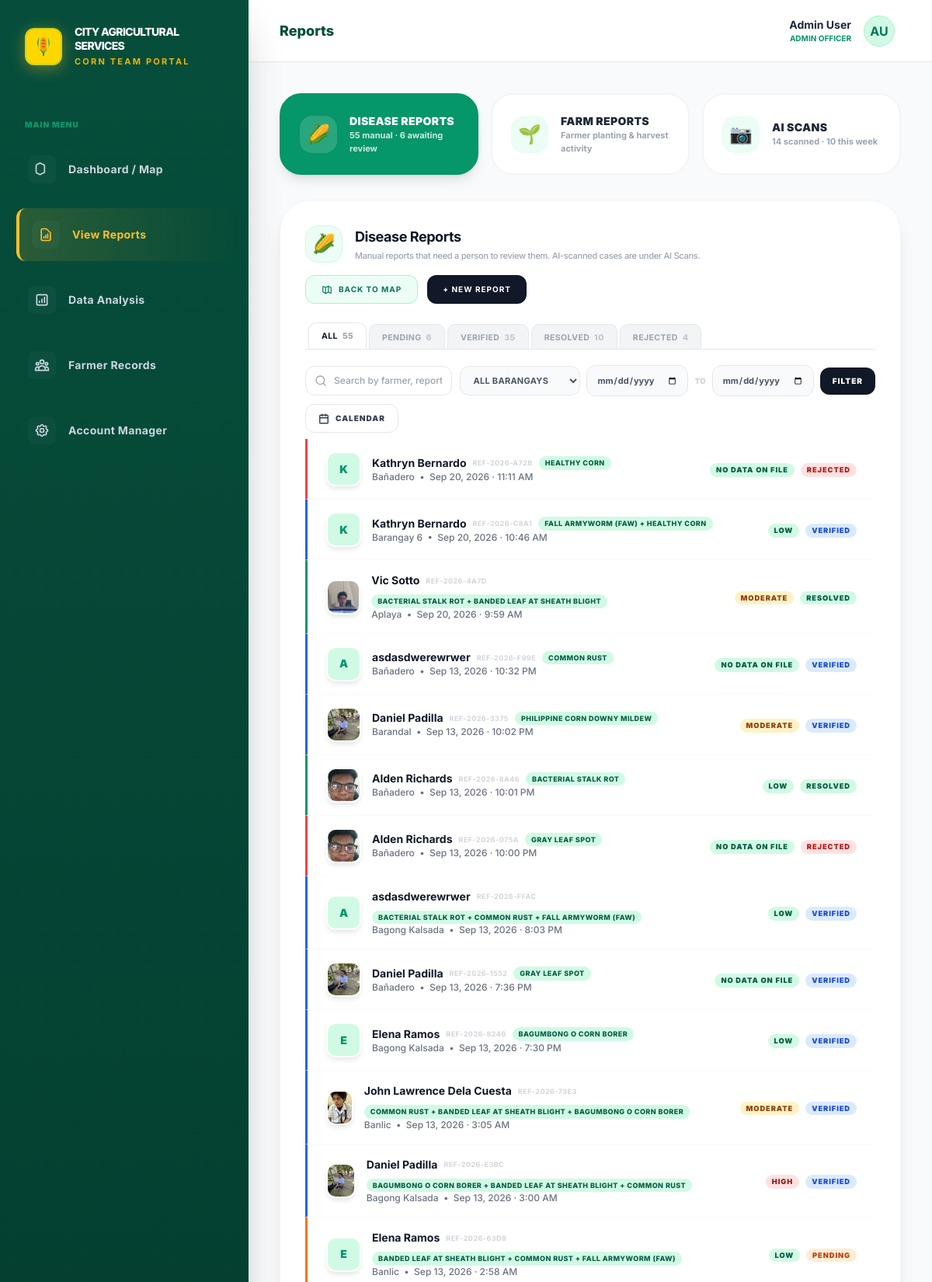
Screenshot of /casddd/reports.php?tab=all (signed in, upper part) with the database file from the repository.
### tables this page shows
CREATE TABLE `disease_cases` (
  `case_id` int NOT NULL,
  `reference_id` varchar(50) NOT NULL,
  `farm_id` int NOT NULL,
  `farmer_id` int NOT NULL,
  `barangay_id` int DEFAULT NULL,
  `disease_id` int DEFAULT NULL,
  `reported_by` int NOT NULL,
  `report_date` datetime NOT NULL,
  `growth_stage` varchar(50) DEFAULT NULL,
  `date_planted` date DEFAULT NULL,
  `planting_date` date DEFAULT NULL,
  `plants_affected` int DEFAULT NULL,
  `total_plants` int DEFAULT NULL,
  `infection_percentage` decimal(5,2) DEFAULT NULL,
  `severity` enum('low','moderate','high','critical') DEFAULT NULL,
  `description` text,
  `photo_evidence` varchar(255) DEFAULT NULL,
  `status` enum('pending','verified','rejected','resolved') DEFAULT 'pending',
  `verified_by` int DEFAULT NULL,
  `verified_date` date DEFAULT NULL,
  `treatment_recommendation` text,
  `follow_up_date` date DEFAULT NULL,
  `created_at` timestamp NOT NULL DEFAULT CURRENT_TIMESTAMP,
  `updated_at` timestamp NOT NULL DEFAULT CURRENT_TIMESTAMP ON UPDATE CURRENT_TIMESTAMP,
  `remarks` text,
  `recommendation_text` text,
  `recommendation_sent` tinyint(1) NOT NULL DEFAULT '0',
  `recommendation_sent_at` timestamp NULL DEFAULT NULL,
  `farmer_reply_text` longtext,
  `farmer_reply_at` timestamp NULL DEFAULT NULL,
  `source` enum('manual_report','scan') NOT NULL DEFAULT 'manual_report',
  `latitude` decimal(10,8) DEFAULT NULL,
  `longitude` decimal(11,8) DEFAULT NULL,
  `gps_accuracy` decimal(8,2) DEFAULT NULL,
  `altitude` decimal(10,2) DEFAULT NULL,
  `verified_at` datetime DEFAULT NULL,
  `rejected_by` int DEFAULT NULL,
  `rejected_at` datetime DEFAULT NULL,
  `resolved_by` int DEFAULT NULL,
  `resolved_at` datetime DEFAULT NULL
);

CREATE TABLE `barangays` (
  `id` varchar(50) NOT NULL,
  `name` varchar(100) NOT NULL,
  `svg_path` text,
  `fill_color` varchar(10) DEFAULT '#06402B',
  `report_issue` text,
  `report_date` datetime DEFAULT NULL,
  `created_at` timestamp NOT NULL DEFAULT CURRENT_TIMESTAMP
);

CREATE TABLE `farmers` (
  `farmer_id` int NOT NULL,
  `farmer_name` varchar(100) NOT NULL,
  `gender` enum('Male','Female') NOT NULL,
  `age` int NOT NULL,
  `contact_number` varchar(15) NOT NULL,
  `email` varchar(100) DEFAULT NULL,
  `password` varchar(255) NOT NULL,
  `barangay_id` int NOT NULL,
  `years_farming` int DEFAULT NULL,
  `profile_photo` longblob,
  `status` varchar(20) DEFAULT 'active',
  `created_at` timestamp NOT NULL DEFAULT CURRENT_TIMESTAMP,
  `updated_at` timestamp NOT NULL DEFAULT CURRENT_TIMESTAMP ON UPDATE CURRENT_TIMESTAMP,
  `profile_farmers` varchar(255) DEFAULT NULL
);

### casddd/reports.php (the view, shortened to what the rows shown need)
<?php
include "includes/layout.php";
$manualOnlySqlDc = "dc.`source` = 'manual_report'";
require_once __DIR__ . "/personnel_log.php";
require_once __DIR__ . "/new_case_report.php";
require_once __DIR__ . "/planting_harvesting.php";
function extractFarmerName($description) {
    if (preg_match('/^\[FARMER:(.+?)\]\n?/s', $description ?? '', $m)) {
        return trim($m[1]);
    }
    return null;
}
function stripFarmerMarker($description) {
    return preg_replace('/^\[FARMER:.+?\]\n?/s', '', $description ?? '');
}
function combineDiseaseFields($diseases) {
    $multi = count($diseases) > 1;
    $names = array_map(fn($d) => $d['disease_name'] ?: 'Unidentified', $diseases);
    $combinedName = implode(' + ', $names);
    $descParts = [];
    foreach ($diseases as $d) {
        $dn = $d['disease_name'] ?: 'Unidentified';
        $dd = trim($d['disease_description'] ?? '');
        $descParts[] = $multi ? "【{$dn}】\n{$dd}" : $dd;
    }
    $combinedDesc = implode("\n\n", $descParts);
    $treatParts = [];
    foreach ($diseases as $d) {
        $lines = preg_split('/\r\n|\r|\n/', trim($d['recommended_treatment'] ?? ''));
        foreach ($lines as $ln) {
            $ln = trim($ln);
            if ($ln === '') continue;
            $treatParts[] = $multi ? "[{$d['disease_name']}] {$ln}" : $ln;
        }
    }
    $combinedTreat = implode("\n", $treatParts);
    $prevParts = [];
    foreach ($diseases as $d) {
        $pm = trim($d['prevention_measures'] ?? '');
        if ($pm === '') continue;
        $prevParts[] = $multi ? "【{$d['disease_name']}】\n{$pm}" : $pm;
    }
    $combinedPrev = implode("\n\n", $prevParts);
    return [
        'name'        => $combinedName,
        'description' => $combinedDesc,
        'treatment'   => $combinedTreat,
        'prevention'  => $combinedPrev,
    ];
}
function diseaseRowSlice($row) {
    return [
        'disease_id'            => (int)$row['disease_id'],
        'disease_name'          => $row['disease_name'],
        'disease_description'   => $row['disease_description'],
        'recommended_treatment' => $row['recommended_treatment'],
        'prevention_measures'   => $row['prevention_measures'],
    ];
}
function fetchCaseMessages($conn, $case_id) {
    $messages = [];
    $case_id  = (int)$case_id;
    $q = mysqli_query($conn, "SELECT sender, message_text, created_at FROM case_messages WHERE case_id = $case_id ORDER BY created_at ASC, message_id ASC");
    if ($q) {
        while ($r = mysqli_fetch_assoc($q)) {
            $messages[] = [
                'sender'     => $r['sender'],
                'message'    => $r['message_text'],
                'created_at' => $r['created_at'],
            ];
        }
    }
    return $messages;
}
function buildCaseMessages($conn, $row) {
    $messages = fetchCaseMessages($conn, $row['case_id']);
    if (empty($messages) && !empty($row['recommendation_text'])) {
        $messages[] = [
            'sender'     => 'staff',
            'message'    => $row['recommendation_text'],
            'created_at' => $row['recommendation_sent_at'] ?? null,
        ];
    }
    usort($messages, function ($a, $b) {
        $ta = strtotime($a['created_at'] ?? '') ?: 0;
        $tb = strtotime($b['created_at'] ?? '') ?: 0;
        return $ta <=> $tb;
    });
    return $messages;
}
$activeTab = $_GET['tab'] ?? 'pending';
$view = $_GET['view'] ?? 'disease';
$filterBarangayId = isset($_GET['barangay_id']) ? (int)$_GET['barangay_id'] : 0;
$today   = date('Y-m-d');
$minDate = date('Y-m-d', strtotime('-130 days'));
?>
<?php if ($view === 'disease'): ?>
<?php render_new_case_report_modal($conn, $today, $minDate); ?>
<div class="bg-white p-8 rounded-[2.5rem] border border-gray-100 shadow-xl">
    <div id="drPanel">
    <div class="divide-y divide-gray-50 mt-2">
        <?php
        $brgy_filter = $filterBarangayId ? "AND dc.barangay_id = $filterBarangayId" : "";
        $date_filter = "";
        $safeActiveTab = mysqli_real_escape_string($conn, $activeTab);
        $status_filter = ($activeTab === 'all') ? '' : "AND dc.status = '$safeActiveTab'";
        $query = "SELECT dc.*,
                    b.name AS brgy_name,
                    d.disease_name,
                    d.description AS disease_description,
                    d.recommended_treatment,
                    d.prevention_measures,
                    f.profile_farmers AS farmer_photo,
                    " . personnel_log_select_sql() . "
                  FROM disease_cases dc
                  LEFT JOIN barangays b ON dc.barangay_id = b.id
                  LEFT JOIN diseases d  ON dc.disease_id  = d.disease_id
                  LEFT JOIN farmers f   ON f.farmer_name = SUBSTRING_INDEX(SUBSTRING(dc.description, LOCATE('[FARMER:', dc.description) + 8), ']', 1)
                  " . personnel_log_join_sql() . "
                  WHERE $manualOnlySqlDc $status_filter $brgy_filter $date_filter
                  ORDER BY dc.report_date DESC, dc.case_id ASC";
        $result = mysqli_query($conn, $query);
        $groups      = [];
        $groupOrder  = [];
        if ($result) {
            while ($row = mysqli_fetch_assoc($result)) {
                $ref = $row['reference_id'];
                if (!isset($groups[$ref])) {
                    $groups[$ref] = ['primary' => $row, 'diseases' => [], 'case_ids' => []];
                    $groupOrder[] = $ref;
                }
                $groups[$ref]['case_ids'][] = (int)$row['case_id'];
                $groups[$ref]['diseases'][] = diseaseRowSlice($row);
            }
        }
        if(count($groupOrder) > 0):
            foreach ($groupOrder as $__ref):
                $group    = $groups[$__ref];
                $row      = $group['primary'];
                $diseases = $group['diseases'];
                $combined = combineDiseaseFields($diseases);
                $farmer_display = extractFarmerName($row['description']) ?? '— Unassigned —';
                $sev_class = match($row['severity'] ?? '') {
                    'low'      => 'sev-low',
                    'moderate' => 'sev-moderate',
                    'high'     => 'sev-high',
                    'critical' => 'sev-critical',
                    default    => 'sev-moderate'
                };
                $isInfectionDisease = count($diseases) === 1
                    && in_array($diseases[0]['disease_name'] ?? '', ['Common Rust', 'Northern Leaf Blight', 'Gray Leaf Spot', 'Healthy Corn'], true);
                $modal_row = [
                    'case_id'       => $row['case_id'],
                    'case_ids'      => $group['case_ids'],
                    'reference_id'  => $row['reference_id'],
                    'report_date'   => $row['report_date'],
                    'farmer_photo'  => $row['farmer_photo'],
                    'growth_stage'  => $row['growth_stage'],
                    'farmer_name'   => $farmer_display,
                    'brgy_name'     => $row['brgy_name'] ?? '—',
                    'description'   => stripFarmerMarker($row['description']),
                    'status'        => $row['status'],
                    'remarks'       => $row['remarks'],
                    'severity'      => $row['severity'],
                    'infection_percentage'  => $row['infection_percentage'],
                    'photo_evidence'=> $row['photo_evidence'],
                    'disease_name'  => $combined['name'],
                    'disease_description' => $combined['description'],
                    'diseases'      => $diseases,
                    'latitude'      => $row['latitude'],
                    'longitude'     => $row['longitude'],
                    'gps_accuracy'  => $row['gps_accuracy'],
                    'follow_up_date'=> $row['follow_up_date'] ?? null,
                    'recommended_treatment'  => $combined['treatment'],
                    'prevention_measures'    => $combined['prevention'],
                    'recommendation_sent'    => $row['recommendation_sent']    ?? 0,
                    'recommendation_text'    => $row['recommendation_text']    ?? null,
                    'recommendation_sent_at' => $row['recommendation_sent_at'] ?? null,
                    'messages'               => buildCaseMessages($conn, $row),
                    'personnel'              => personnel_log_build($row),
                ];
                $rowAccent = match($row['status']) {
                    'pending'  => '#f97316',
                    'verified' => '#2563eb',
                    'resolved' => '#059669',
                    'rejected' => '#ef4444',
                    default    => '#9ca3af',
                };
                $rowSearch = strtolower(implode(' ', [
                    $farmer_display, $row['reference_id'], $row['brgy_name'] ?? '',
                    $combined['name'] ?? '',
                ]));
        ?>
        <div class="dr-row" style="border-left:3px solid <?= $rowAccent ?>"
             data-search="<?= htmlspecialchars($rowSearch) ?>"
             onclick='openViewModal(<?= htmlspecialchars(json_encode($modal_row), ENT_QUOTES, 'UTF-8') ?>)'>
            <div class="flex items-center gap-3.5 min-w-0">
                <?php if (!empty($row['farmer_photo'])): ?>
                <img src="uploads/<?= htmlspecialchars($row['farmer_photo']) ?>"
                     class="farmer-avatar"
                     onerror="this.style.display='none';this.nextElementSibling.style.display='flex'">
                <?php else: ?>
                <div class="farmer-avatar bg-emerald-100 flex items-center justify-center text-emerald-600 font-black text-sm rounded-xl shrink-0">
                    <?= strtoupper(substr($farmer_display, 0, 1)) ?>
                </div>
                <?php endif; ?>
                <div class="min-w-0">
                    <div class="flex items-center gap-2 flex-wrap">
                        <span class="font-bold text-gray-900 text-sm truncate"><?= htmlspecialchars($farmer_display) ?></span>
                        <span class="text-[9px] font-bold uppercase tracking-wider text-gray-300"><?= htmlspecialchars($row['reference_id']) ?></span>
                        <span class="dr-type-chip"><?= htmlspecialchars($combined['name'] ?: '—') ?></span>
                    </div>
                    <p class="text-xs text-gray-500 font-medium truncate">
                        <?= htmlspecialchars($row['brgy_name'] ?? '— Unassigned —') ?> &nbsp;&bull;&nbsp; <?= htmlspecialchars(date('M d, Y', strtotime($row['report_date']))) ?> &middot; <?= htmlspecialchars(date('g:i A', strtotime($row['report_date']))) ?>
                    </p>
                </div>
            </div>
            <div class="flex items-center gap-2 shrink-0">
                <?php if ($isInfectionDisease): ?>
                <span class="sev-badge sev-low"><?= $row['infection_percentage'] !== null ? number_format((float)$row['infection_percentage'], 2) . '%' : 'No data on file' ?></span>
                <?php elseif (!empty($row['severity'])): ?>
                <span class="sev-badge <?= $sev_class ?>"><?= ucfirst($row['severity']) ?></span>
                <?php endif; ?>
                <?php if ($activeTab === 'all'):
                    $statusPillStyle = match($row['status']) {
                        'pending'  => 'background:#ffedd5;color:#c2410c',
                        'verified' => 'background:#dbeafe;color:#1d4ed8',
                        'resolved' => 'background:#d1fae5;color:#065f46',
                        'rejected' => 'background:#fee2e2;color:#b91c1c',
                        default    => 'background:#f3f4f6;color:#6b7280',
                    };
                ?>
                <span class="sev-badge" style="<?= $statusPillStyle ?>"><?= htmlspecialchars(ucfirst($row['status'])) ?></span>
                <?php endif; ?>
            </div>
        </div>
        <?php endforeach; else: ?>
            <div class="dr-empty"><p class="text-xs font-bold uppercase tracking-widest">No reports found for this barangay.</p></div>
        <?php endif; ?>
    </div>
    </div>
</div>
<?php endif;  ?>
<?php include "includes/layout-end.php"; ?>

### rows the page displays
disease_cases: description "K", description "Kathryn Bernardo", reference "REF-2026-A72B", name "HEALTHY CORN", barangay.name "Bañadero", report_date "Sep 20, 2026", report_date "11:11 AM", shows "NO DATA ON FILE", status "REJECTED"
disease_cases: description "K", description "Kathryn Bernardo", reference "REF-2026-C8A1", name "FALL ARMYWORM (FAW) + HEALTHY CORN", barangay.name "Barangay 6", report_date "Sep 20, 2026", report_date "10:46 AM", severity "LOW", status "VERIFIED"
disease_cases: farmers.profile_farmers (picture), description "Vic Sotto", reference "REF-2026-4A7D", name "BACTERIAL STALK ROT + BANDED LEAF AT SHEATH BLIGHT", barangay.name "Aplaya", report_date "Sep 20, 2026", report_date "9:59 AM", severity "MODERATE", status "RESOLVED"
disease_cases: description "A", description "asdasdwerewrwer", reference "REF-2026-F99E", name "COMMON RUST", barangay.name "Bañadero", report_date "Sep 13, 2026", report_date "10:32 PM", shows "NO DATA ON FILE", status "VERIFIED"
disease_cases: farmers.profile_farmers (picture), description "Daniel Padilla", reference "REF-2026-3375", name "PHILIPPINE CORN DOWNY MILDEW", barangay.name "Barandal", report_date "Sep 13, 2026", report_date "10:02 PM", severity "MODERATE", status "VERIFIED"
disease_cases: farmers.profile_farmers (picture), description "Alden Richards", reference "REF-2026-8A46", name "BACTERIAL STALK ROT", barangay.name "Bañadero", report_date "Sep 13, 2026", report_date "10:01 PM", severity "LOW", status "RESOLVED"
disease_cases: farmers.profile_farmers (picture), description "Alden Richards", reference "REF-2026-075A", name "GRAY LEAF SPOT", barangay.name "Bañadero", report_date "Sep 13, 2026", report_date "10:00 PM", shows "NO DATA ON FILE", status "REJECTED"
disease_cases: description "A", description "asdasdwerewrwer", reference "REF-2026-FFAC", name "BACTERIAL STALK ROT + COMMON RUST + FALL ARMYWORM (FAW)", barangay.name "Bagong Kalsada", report_date "Sep 13, 2026", report_date "8:03 PM", severity "LOW", status "VERIFIED"
disease_cases: farmers.profile_farmers (picture), description "Daniel Padilla", reference "REF-2026-1552", name "GRAY LEAF SPOT", barangay.name "Bañadero", report_date "Sep 13, 2026", report_date "7:36 PM", shows "NO DATA ON FILE", status "VERIFIED"
disease_cases: description "E", description "Elena Ramos", reference "REF-2026-8246", name "BAGUMBONG O CORN BORER", barangay.name "Bagong Kalsada", report_date "Sep 13, 2026", report_date "7:30 PM", severity "LOW", status "VERIFIED"
disease_cases: farmers.profile_farmers (picture), description "John Lawrence Dela Cuesta", reference "REF-2026-73E3", name "COMMON RUST + BANDED LEAF AT SHEATH BLIGHT + BAGUMBONG O CORN BORER", barangay.name "Banlic", report_date "Sep 13, 2026", report_date "3:05 AM", severity "MODERATE", status "VERIFIED"
disease_cases: farmers.profile_farmers (picture), description "Daniel Padilla", reference "REF-2026-E3BC", name "BAGUMBONG O CORN BORER + BANDED LEAF AT SHEATH BLIGHT + COMMON RUST", barangay.name "Bagong Kalsada", report_date "Sep 13, 2026", report_date "3:00 AM", severity "HIGH", status "VERIFIED"
disease_cases: description "E", description "Elena Ramos", reference "REF-2026-63D8", name "BANDED LEAF AT SHEATH BLIGHT + COMMON RUST + FALL ARMYWORM (FAW)", barangay.name "Banlic", report_date "Sep 13, 2026", report_date "2:58 AM", severity "LOW", status "PENDING"

### other values shown
$pageTitle "Reports"
$sessionName "Admin User"
$sessionRole "ADMIN"
$initials "AU"
$stats['total'] "55"
$stats['pending'] "6"
$scanStats['total'] "14"
$scanStats['week'] "10"
$cfg['label'] "ALL"
$cfg['count'] "55"
$cfg['label'] "PENDING"
$cfg['count'] "6"
$cfg['label'] "VERIFIED"
$cfg['count'] "35"
$cfg['label'] "RESOLVED"
